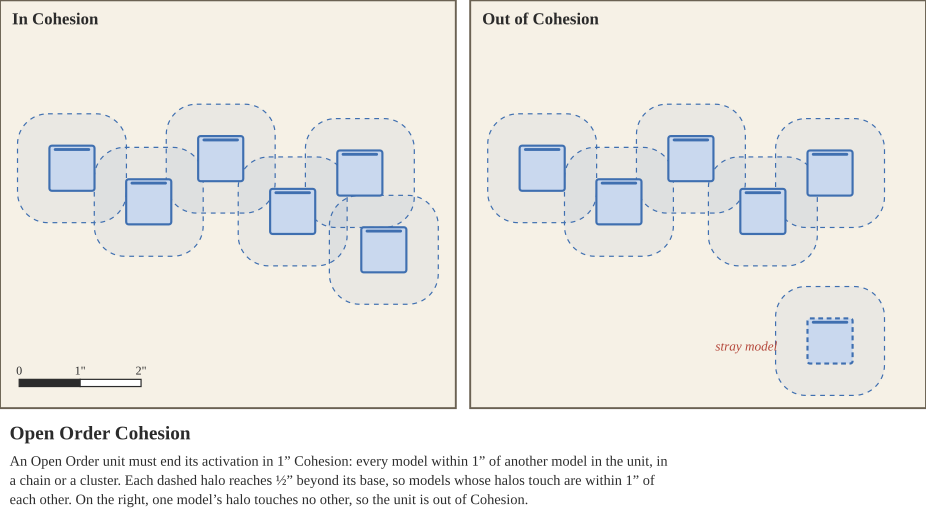

Generate this figure with Python:
from style import *
PW, PH, G = 190, 170, 6
s = SVG(2 * PW + G, PH, 'Open Order Cohesion', [
    'An Open Order unit must end its activation in 1” Cohesion: every model within 1” of another model in the unit, in a chain',
    'or a cluster. Each dashed halo reaches ½” beyond its base, so models whose halos touch are within 1” of each other. On the right,', 'one model’s halo touches no other, so the unit is out of Cohesion.'])
def dim(x1, y1, x2, y2, label):
    s.add(f'<line x1="{x1:.1f}" y1="{y1:.1f}" x2="{x2:.1f}" y2="{y2:.1f}" stroke="{C["ink"]}" stroke-width="0.7"/>')
    s.text((x1 + x2) / 2, (y1 + y2) / 2 - 3, label, 5.5, C['ink'], bold=True)
chain = [(30, 70), (62, 84), (92, 66), (122, 88), (150, 72), (160, 104)]
for k in range(2):
    x0 = k * (PW + G)
    s.panel(x0, 0, PW, PH, 'In Cohesion' if k == 0 else 'Out of Cohesion')
    pts = [(x0 + x, y) for x, y in chain]
    if k == 1: pts[-1] = (x0 + 150, 142)
    for x, y in pts:
        h = 20 + IN
        s.add(f'<rect x="{x-h/2:.1f}" y="{y-h/2:.1f}" width="{h:.1f}" height="{h:.1f}" rx="12.7" fill="{C["blue"]}" fill-opacity="0.07" stroke="{C["blue"]}" stroke-width="0.5" stroke-dasharray="2 2"/>')
    for i, (x, y) in enumerate(pts):
        stray = k == 1 and i == len(pts) - 1
        s.model(x, y, 'blue', ang=0, dashed=stray)
    if k == 1:
        bx, by = pts[-1]
        s.text(bx - 22, by + 4, 'stray model', 5.5, C['red'], 'end', italic=True)
s.scale(8, PH - 12)
print(s.save('cohesion.svg'))
